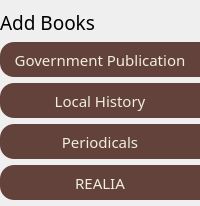
            <widget class="QWidget" name="widget_21" native="true">
             <property name="minimumSize">
              <size>
               <width>190</width>
               <height>0</height>
              </size>
             </property>
             <layout class="QVBoxLayout" name="verticalLayout_7">
              <property name="leftMargin">
               <number>0</number>
              </property>
              <property name="topMargin">
               <number>9</number>
              </property>
              <property name="rightMargin">
               <number>0</number>
              </property>
              <property name="bottomMargin">
               <number>0</number>
              </property>
              <item>
               <widget class="QLabel" name="label_5">
                <property name="maximumSize">
                 <size>
                  <width>16777215</width>
                  <height>30</height>
                 </size>
                </property>
                <property name="font">
                 <font>
                  <family>Segoe UI Light</family>
                  <pointsize>14</pointsize>
                 </font>
                </property>
                <property name="text">
                 <string>Add Books</string>
                </property>
                <property name="alignment">
                 <set>Qt::AlignLeading|Qt::AlignLeft|Qt::AlignVCenter</set>
                </property>
               </widget>
              </item>
              <item>
               <widget class="QPushButton" name="library_govpub">
                <property name="minimumSize">
                 <size>
                  <width>190</width>
                  <height>35</height>
                 </size>
                </property>
                <property name="maximumSize">
                 <size>
                  <width>1000</width>
                  <height>35</height>
                 </size>
                </property>
                <property name="font">
                 <font>
                  <family>Segoe UI Light</family>
                  <pointsize>11</pointsize>
                 </font>
                </property>
                <property name="styleSheet">
                 <string notr="true">color: rgb(238, 238, 220);
background-color: rgb(99, 66, 60);
border-top-left-radius : 14;
border-bottom-left-radius : 14</string>
                </property>
                <property name="text">
                 <string>Government Publication</string>
                </property>
                <property name="flat">
                 <bool>false</bool>
                </property>
               </widget>
              </item>
              <item>
               <widget class="QPushButton" name="library_lochis">
                <property name="minimumSize">
                 <size>
                  <width>71</width>
                  <height>35</height>
                 </size>
                </property>
                <property name="maximumSize">
                 <size>
                  <width>1000</width>
                  <height>35</height>
                 </size>
                </property>
                <property name="font">
                 <font>
                  <family>Segoe UI Light</family>
                  <pointsize>11</pointsize>
                 </font>
                </property>
                <property name="styleSheet">
                 <string notr="true">color: rgb(238, 238, 220);
background-color: rgb(99, 66, 60);
border-top-left-radius : 14;
border-bottom-left-radius : 14</string>
                </property>
                <property name="text">
                 <string>Local History</string>
                </property>
                <property name="flat">
                 <bool>false</bool>
                </property>
               </widget>
              </item>
              <item>
               <widget class="QPushButton" name="library_periodicals">
                <property name="minimumSize">
                 <size>
                  <width>71</width>
                  <height>35</height>
                 </size>
                </property>
                <property name="maximumSize">
                 <size>
                  <width>1000</width>
                  <height>35</height>
                 </size>
                </property>
                <property name="font">
                 <font>
                  <family>Segoe UI Light</family>
                  <pointsize>11</pointsize>
                 </font>
                </property>
                <property name="styleSheet">
                 <string notr="true">color: rgb(238, 238, 220);
background-color: rgb(99, 66, 60);
border-top-left-radius : 14;
border-bottom-left-radius : 14</string>
                </property>
                <property name="text">
                 <string>Periodicals</string>
                </property>
                <property name="flat">
                 <bool>false</bool>
                </property>
               </widget>
              </item>
              <item>
               <widget class="QPushButton" name="library_audiobook">
                <property name="minimumSize">
                 <size>
                  <width>71</width>
                  <height>35</height>
                 </size>
                </property>
                <property name="maximumSize">
                 <size>
                  <width>1000</width>
                  <height>35</height>
                 </size>
                </property>
                <property name="font">
                 <font>
                  <family>Segoe UI Light</family>
                  <pointsize>11</pointsize>
                 </font>
                </property>
                <property name="styleSheet">
                 <string notr="true">color: rgb(238, 238, 220);
background-color: rgb(99, 66, 60);
border-top-left-radius : 14;
border-bottom-left-radius : 14</string>
                </property>
                <property name="text">
                 <string>REALIA</string>
                </property>
                <property name="flat">
                 <bool>false</bool>
                </property>
               </widget>
              </item>
              <item>
               <widget class="QWidget" name="widget_22" native="true"/>
              </item>
             </layout>
            </widget>
